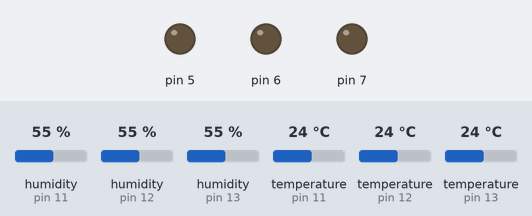
The sketch below on a simulated Arduino Uno, built for the host (arithmetic inside an expression is 32-bit, double 64-bit). Parts: output pins drawn as LEDs (lit = HIGH). Inputs (shaded band) come from the test bench; at power-on: humidity (sensors on pin 11, pin 12, pin 13) 55 %, temperature (sensors on pin 11, pin 12, pin 13) 24 °C. WiFi joins after 1.5 s; servers stay silent unless stated.

Above: at 0.1 s.
At 1.9 s:
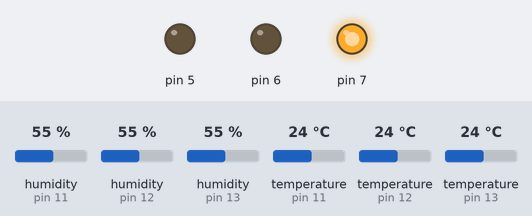
Timing chart, 0 to 3.4 s (numbered marks = the images above):
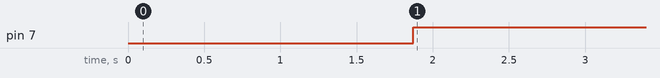

Measured:
- by itself, pin 7: LOW → HIGH at 1.9 s

The sketch:

modul4.ino
```cpp
#include <BlynkSimpleStream.h>
#include "DHT.h"
#include <Blynk.h>

DHT dht1(13, DHT11);
DHT dht2(12, DHT11);
DHT dht3(11, DHT11);

char auth[] = "M0Vb8eDroXs8zLOsVNAD1e4mHhPzsc81";
BlynkTimer timer;
WidgetLED led1(V7);
WidgetLED led2(V6);
WidgetLED led3(V5);

void sendToBlynk() {
  float h1 = dht1.readHumidity();
  float t1 = dht1.readTemperature();
  float hic1 = dht1.computeHeatIndex(t1, h1, false);
  int hic11 = hic1;

  float h2 = dht2.readHumidity();
  float t2 = dht2.readTemperature();
  float hic2 = dht2.computeHeatIndex(t2, h2, false);
  int hic21 = hic2;

  float h3 = dht3.readHumidity();
  float t3 = dht3.readTemperature();
  float hic3 = dht3.computeHeatIndex(t3, h3, false);
  int hic31 = hic3;

  float x = (hic1 + hic2 + hic3) / 3;

  if (x > 0 && x < 41) {
    led1.on();
    led2.off();
    led3.off();
  }
  else if (x >= 41 && x < 54) {
    led1.off();
    led2.on();
    led3.off();
  }
  else if (x >= 54) {
    led1.off();
    led2.off();
    led3.on();
  }
  else {
    led1.off();
    led2.off();
    led3.off();
  }
  Blynk.virtualWrite(V13, hic11);
  Blynk.virtualWrite(V12, hic21);
  Blynk.virtualWrite(V11, hic31);
}

void setup() {
  //  led Blue
  pinMode(7, OUTPUT);
  //  led Green
  pinMode(6, OUTPUT);
  //  led Red
  pinMode(5, OUTPUT);

  Serial.begin(9600);
  Blynk.begin(Serial, auth);
  dht1.begin();
  dht2.begin();
  dht3.begin();

  timer.setInterval(1000L, sendToBlynk);
}

void loop() {
  float h1 = dht1.readHumidity();
  float t1 = dht1.readTemperature();
  float hic1 = dht1.computeHeatIndex(t1, h1, false);

  float h2 = dht2.readHumidity();
  float t2 = dht2.readTemperature();
  float hic2 = dht2.computeHeatIndex(t2, h2, false);

  float h3 = dht3.readHumidity();
  float t3 = dht3.readTemperature();
  float hic3 = dht3.computeHeatIndex(t3, h3, false);

  float hasil = (hic1 + hic2 + hic3) / 3;

  if (hasil > 0 && hasil < 41) {
    digitalWrite(7, HIGH);
    digitalWrite(6, LOW);
    digitalWrite(5, LOW);
    delay(1000);
  }
  else if (hasil >= 41 && hasil < 54) {
    digitalWrite(7, LOW);
    digitalWrite(6, HIGH);
    digitalWrite(5, LOW);
    delay(1000);
  }
  else if (hasil >= 54) {
    digitalWrite(7, LOW);
    digitalWrite(6, LOW);
    digitalWrite(5, HIGH);

    delay(1000);
  }
  else {
    digitalWrite(7, LOW);
    digitalWrite(6, LOW);
    digitalWrite(5, LOW);

    delay(1000);
  }

  Blynk.run();
  timer.run();
}
```
